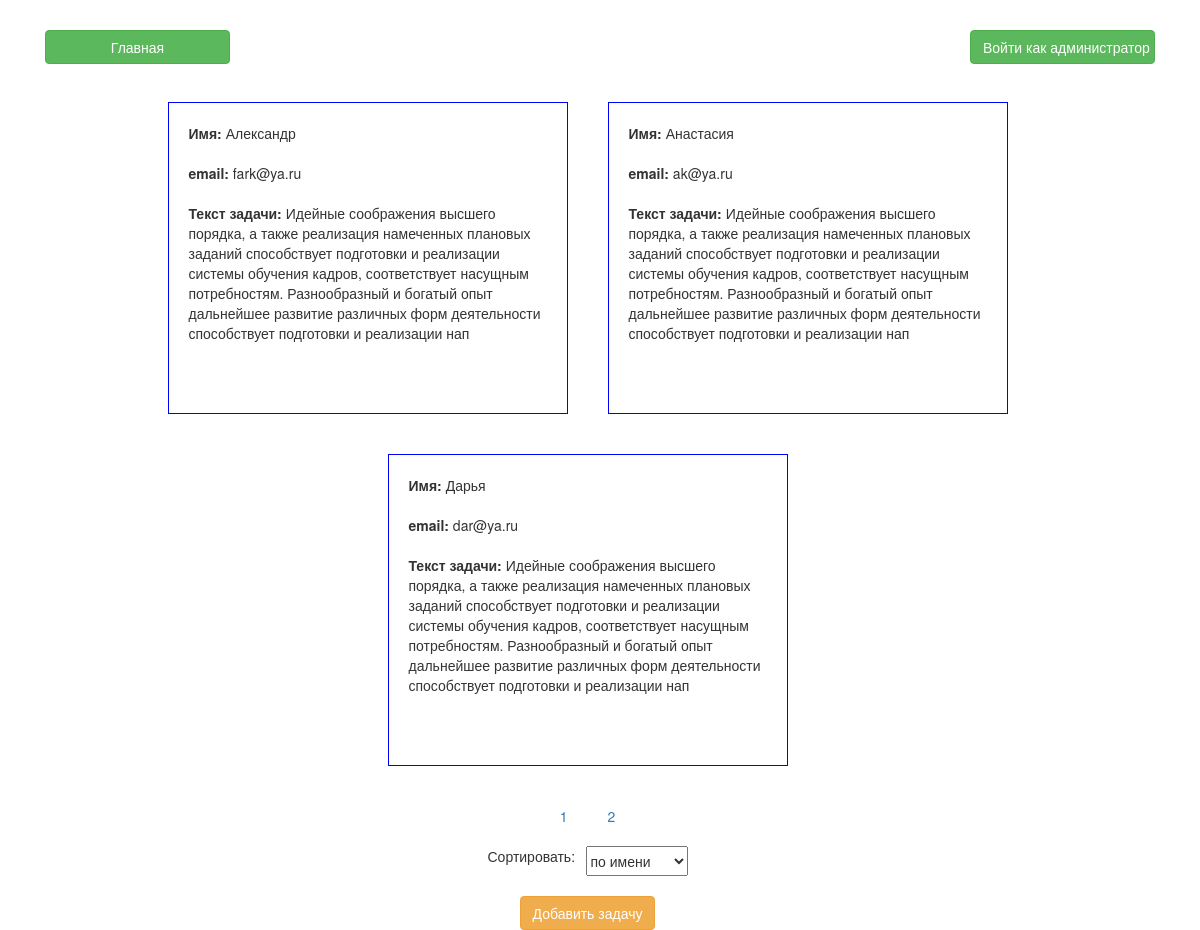
The app's page /index.php?path=index/2 with its own data.
### tables this page shows
CREATE TABLE `task` (
  `id` int(11) NOT NULL,
  `caption` text NOT NULL,
  `email` text NOT NULL,
  `txt` text NOT NULL,
  `status` varchar(2) DEFAULT '0'
);

### controller/Controller.class.php (called while the page is built, shortened)
<?php
class Controller
{
    public function sort($arr, $sort)
    {
        function build_sorter($key)
        {
            return function ($a, $b) use ($key) {
                return strnatcmp($a[$key], $b[$key]);
            };
        }
        usort($arr, build_sorter($sort));
        return $arr;
    }
    public static function render($file, $variables = [])
    {
        $templateContent = file_get_contents($file);
        if (empty($variables)) {
            return $templateContent;
        }
        foreach ($variables as $key => $value) {
            $key = '{{' . strtoupper($key) . '}}';
            $templateContent = str_replace($key, $value, $templateContent);
        }
        return $templateContent;
    }
}

### core/app.php (called while the page is built)
<?php
require_once 'autoload.php';
try{
    App::init();
}
catch (PDOException $e){
    echo "DB is not available";
    var_dump($e->getTrace());
}
catch (Exception $e){
    echo $e->getMessage();
}

### public/index.php (called while the page is built)
<?php
include '../core/app.php';
?>

### core/autoload.php (called while the page is built, shortened)
<?php
function gbStandardAutoload($className)
{
    $dirs = [
        'controller',
        'model',
        'core'
    ];
    foreach ($dirs as $dir) {
        $fileName = __DIR__ . '/../' . $dir . '/' . $className . '.class.php';
        if (is_file($fileName)) {
            $found = true;
        }
    }
    return true;
}

### model/Model.class.php (called while the page is built, shortened)
<?php
class Model
{
    private static $table;
    public function set($table)
    {
        self::$table = $table;
    }
    public static function setRowCount()
    {
        $table = self::$table;
        $rowCount = db::getInstance()->Query("SELECT 1 FROM $table");
        return $rowCount->rowCount();
    }
    public static function setRowVew()
    {
        $rowView = 3;
        return $rowView;
    }
    public static function setPagination()
    {
        $paginationCount = ceil(self::setRowCount() / self::setRowVew());
        return $paginationCount;
    }
    function showTask()
    {
        $table = self::$table;
        $start = $_GET['id'] * self::setRowVew() - self::setRowVew() . ',';
        $rowView = self::setRowVew();
        $sql = "SELECT * FROM $table LIMIT $rowView";
        if ($_GET['id']) {
            $sql = "SELECT * FROM $table LIMIT $start $rowView";
        }
        return db::getInstance()->Select($sql);
    }
    function paginationTask()
    {
        $count = 1;
        $arr = [];
        while ($count <= (self::setPagination())) {
            array_push($arr, $count);
            $count++;
        }
        return $arr;
    }
}

### core/db.class.php (called while the page is built, shortened)
<?php
class db
{
    private static $_instance = null;
    private $db;
    public static function getInstance()
    {
        if (self::$_instance == null) {
            self::$_instance = new db();
        }
        return self::$_instance;
    }
    public function Connect($user, $password, $base, $host = 'localhost', $port = 3306)
    {
        $connectString = 'mysql:host=' . $host . ';port= ' . $port . ';dbname=' . $base . ';charset=UTF8;';
        $this->db = new PDO(
            $connectString,
            $user,
            $password,
            [
                PDO::ATTR_DEFAULT_FETCH_MODE => PDO::FETCH_ASSOC,
                PDO::ATTR_ERRMODE => PDO::ERRMODE_EXCEPTION
            ]
        );
    }
    public function Query($query, $params = array())
    {
        $res = $this->db->prepare($query);
        $res->execute($params);
        return $res;
    }
    public function Select($query, $params = array())
    {
        $result = $this->Query($query, $params);
        if ($result) {
            return $result->fetchAll();
        }
    }
}

### controller/IndexController.class.php (the view, shortened to what this page needs)
<?php
class IndexController extends Controller
{
    public function index()
    {
        $a = $_COOKIE['sort'];
        echo self::render(__DIR__ . '/../view/header.html');
        $q = new Model('task');
        $render = self::sort($q->showTask(), $a);
        $q->addTask();
        ?>
            <div class='content-task'>
                <?php foreach ($render as $key) :
                            $status = '';
                            echo self::render(__DIR__ . '/../view/index.html', [
                                'CAPTION' => $key['caption'],
                                'EMAIL' => $key['email'],
                                'TEXT' => $key['txt'],
                                'STATUS' => $status
                            ]);
                        endforeach;
                        ?>
            </div>
            <div class='pagination-container'>
                <?php foreach ($q->paginationTask() as $key) :
                            echo self::render(__DIR__ . '/../view/pagination.html', [
                                'PAGINATION' => $key,
                                'URL' => '?path=index/' . $key
                            ]);
                        endforeach ?>
            </div>
        <?php
                $selCap = '';
                $selEmail = '';
                $selSt = '';
                echo self::render(__DIR__ . '/../view/footer.html', [
                    'SELECCAP' => $selCap,
                    'SELECEMAIL' => $selEmail,
                    'SELECST' =>  $selSt
                ]);
            }
        }

### public/css/style.css (style rules this page uses)
* { transition: .3s linear; }
.f-item-cont-3 { display: -webkit-box; display: -ms-flexbox; display: flex; -ms-flex-wrap: wrap; flex-wrap: wrap; -webkit-box-pack: center; -ms-flex-pack: center; justify-content: center; -ms-flex-line-pack: center; align-content: center; margin: -12.5px -12.5px; }
.link-container { width: 100%; display: flex; justify-content: space-between; padding: 30px; }
.content { width: 100%; display: flex; flex-direction: column; justify-content: center; align-content: center; }
.content-task { width: 100%; display: flex; flex-wrap: wrap; justify-content: center; align-content: center; }
.item-container { flex: 0 1 400px; display: flex; flex-direction: column; border: 1px solid blue; padding: 10px; margin: 20px; }
.item { width: 100%; padding: 10px; }
.item-container, .item-container-edit .btn { margin-top: 20px; display: flex; justify-content: center; align-items: center; }
.status { height: 50px; color: green; font-style: italic; }
.pagination-container { flex: 1 1 100%; display: flex; flex-wrap: wrap; justify-content: center; align-items: center; }
.pagination { margin: 20px; }
.sort-container { display: flex; flex-direction: column; justify-content: center; align-items: center; }
.form-sort { display: flex; justify-content: space-between; width: 200px; }
.select-sort { height: 30px; outline: none; }
.sort-container .btn { margin-top: 20px; display: flex; justify-content: center; align-items: center; }

### records on screen
task: caption+email+txt "Имя: Александр email: fark@ya.ru Текст задачи: Идейные соображения высшего порядка, а также реализация намеченных плановых заданий способствует подготовки и реализации системы обучения кадров, соответствует насущным потребностям. Разнообразный и богатый опыт дальнейшее развитие различных форм деятельности способствует подготовки и реализации нап"
task: caption+email+txt "Имя: Анастасия email: ak@ya.ru Текст задачи: Идейные соображения высшего порядка, а также реализация намеченных плановых заданий способствует подготовки и реализации системы обучения кадров, соответствует насущным потребностям. Разнообразный и богатый опыт дальнейшее развитие различных форм деятельности способствует подготовки и реализации нап"
task: caption+email+txt "Имя: Дарья email: dar@ya.ru Текст задачи: Идейные соображения высшего порядка, а также реализация намеченных плановых заданий способствует подготовки и реализации системы обучения кадров, соответствует насущным потребностям. Разнообразный и богатый опыт дальнейшее развитие различных форм деятельности способствует подготовки и реализации нап"

### other values on screen
self::render(__DIR__ . '/../view/header.html') "Главная Войти как администратор"
